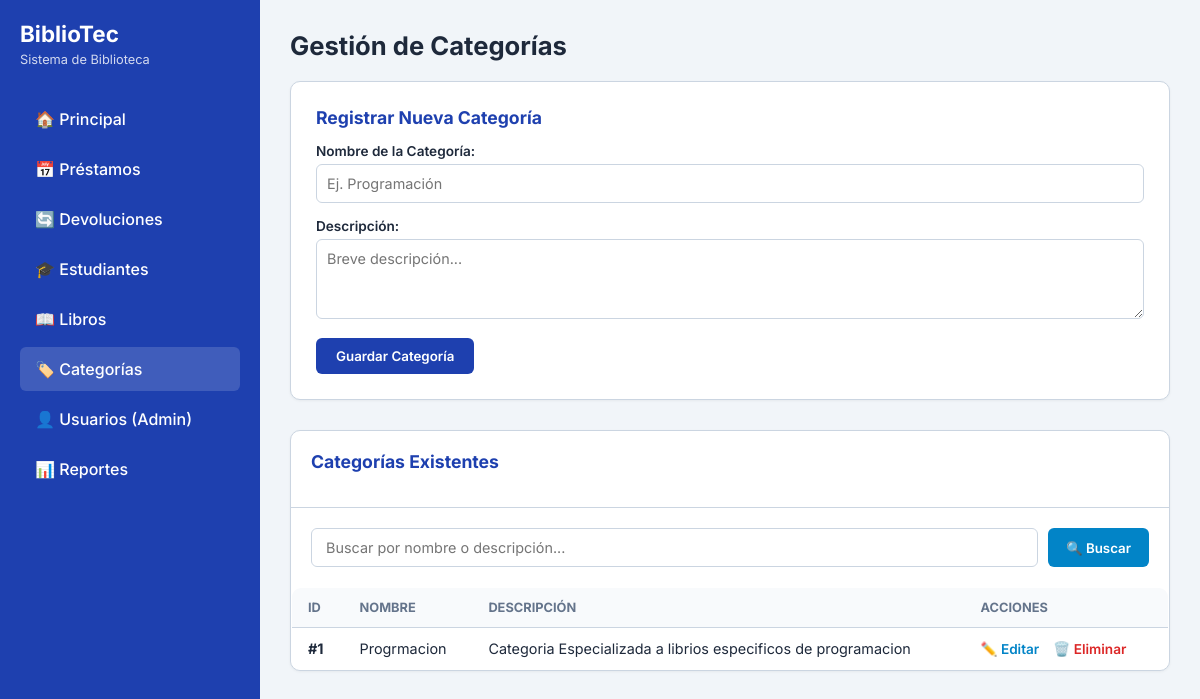
/Categorias.php (signed in), run on the app's committed database.
### tables this page shows
CREATE TABLE `categoria` (
  `id_categoria` int(11) NOT NULL,
  `nombre` varchar(50) NOT NULL,
  `descripcion` varchar(200) DEFAULT NULL
);

### Categorias.php (the view, shortened to what this page needs)
<?php
include 'conexion.php';
$editando = false;
$cat_edit = [
    'id_categoria' => '',
    'nombre' => '',
    'descripcion' => ''
];
$busqueda = trim($_GET['busqueda'] ?? '');
if (!empty($busqueda)) {
    $stmt = $pdo->prepare("SELECT * FROM categoria WHERE nombre LIKE :b1 OR descripcion LIKE :b2 ORDER BY id_categoria DESC");
    $stmt->execute([
        ':b1' => "%$busqueda%",
        ':b2' => "%$busqueda%"
    ]);
    $categorias = $stmt->fetchAll();
} else {
    $categorias = $pdo->query("SELECT * FROM categoria ORDER BY id_categoria DESC")->fetchAll();
}
?>
<!DOCTYPE html>
<html lang="es">
<head>
</head>
<body>
    <aside>
        <h2>BiblioTec</h2>
        <p>Sistema de Biblioteca</p>
        <nav>
            <a href="dashboard_admin.php">🏠 Principal</a>
            <a href="prestamos.php">📅 Préstamos</a>
            <a href="devoluciones.php">🔄 Devoluciones</a>
            <?php if (isset($_SESSION['rol']) && $_SESSION['rol'] === 'ADMIN'): ?>
                <a href="estudiantes.php">🎓 Estudiantes</a>
            <?php endif; ?>
            <a href="libros.php">📖 Libros</a>
            <a href="categorias.php" class="active">🏷️ Categorías</a>
            <?php if (isset($_SESSION['rol']) && $_SESSION['rol'] === 'ADMIN'): ?>
                <a href="usuarios.php">👤 Usuarios (Admin)</a>
            <?php endif; ?>
            <a href="reportes.php">📊 Reportes</a>
        </nav>
    </aside>
    <main>
        <h1>Gestión de Categorías</h1>
        <div class="card">
            <h3><?php echo $editando ? 'Editar Categoría' : 'Registrar Nueva Categoría'; ?></h3>
            <form action="categorias.php" method="POST">
                <div class="form-group">
                    <label>Nombre de la Categoría:</label>
                    <input type="text" name="nombre" required placeholder="Ej. Programación" value="<?php echo htmlspecialchars($cat_edit['nombre']); ?>">
                </div>
                <div class="form-group">
                    <label>Descripción:</label>
                    <textarea name="descripcion" placeholder="Breve descripción..."><?php echo htmlspecialchars($cat_edit['descripcion']); ?></textarea>
                </div>
                <button type="submit" class="btn"><?php echo $editando ? 'Actualizar Categoría' : 'Guardar Categoría'; ?></button>
            </form>
        </div>
        <div class="card" style="padding: 0; overflow: hidden;">
            <div style="padding: 20px; border-bottom: 1px solid var(--border-color);">
                <h3>Categorías Existentes</h3>
            </div>
            <div style="padding: 20px 20px 0 20px;">
                <form action="categorias.php" method="GET" class="search-bar">
                    <input type="text" name="busqueda" placeholder="Buscar por nombre o descripción..." value="<?php echo htmlspecialchars($busqueda); ?>">
                    <button type="submit" class="btn-search">🔍 Buscar</button>
                </form>
            </div>
            <table>
                <thead>
                    <tr>
                        <th>ID</th>
                        <th>Nombre</th>
                        <th>Descripción</th>
                        <th>Acciones</th>
                    </tr>
                </thead>
                <tbody>
                    <?php if (!empty($categorias)): ?>
                        <?php foreach ($categorias as $cat): ?>
                            <tr>
                                <td><strong>#<?php echo htmlspecialchars($cat['id_categoria']); ?></strong></td>
                                <td><?php echo htmlspecialchars($cat['nombre']); ?></td>
                                <td><?php echo htmlspecialchars($cat['descripcion']); ?></td>
                                <td>
                                    <a href="categorias.php?editar=<?php echo $cat['id_categoria']; ?>" class="action-link edit-link">✏️ Editar</a>
                                    <a href="categorias.php?eliminar=<?php echo $cat['id_categoria']; ?>" class="action-link delete-link" onclick="return confirm('¿Estás seguro de eliminar esta categoría?');">🗑️ Eliminar</a>
                                </td>
                            </tr>
                        <?php endforeach; ?>
                    <?php endif; ?>
                </tbody>
            </table>
        </div>
    </main>
</body>
</html>

### Categorias.php (style rules this page uses)
:root { --primary: #1e40af; --primary-dark: #1e3a8a; --bg-color: #f1f5f9; --card-bg: #ffffff; --text-main: #1e293b; --text-muted: #64748b; --border-color: #cbd5e1; }
* { box-sizing: border-box; margin: 0; padding: 0; font-family: 'Inter', sans-serif; }
body { background-color: var(--bg-color); color: var(--text-main); display: flex; min-height: 100vh; }
aside { width: 260px; background-color: var(--primary); color: white; display: flex; flex-direction: column; padding: 20px; }
aside h2 { font-size: 1.4rem; margin-bottom: 5px; }
aside p { font-size: 0.8rem; opacity: 0.8; margin-bottom: 30px; }
aside nav a { display: block; padding: 12px 15px; color: white; text-decoration: none; border-radius: 6px; font-weight: 500; margin-bottom: 6px; transition: background 0.2s; }
aside nav a:hover, aside nav a.active { background-color: rgba(255, 255, 255, 0.15); }
main { flex: 1; padding: 30px; overflow-y: auto; }
h1 { font-size: 1.6rem; font-weight: 700; margin-bottom: 20px; }
.card { background: var(--card-bg); padding: 25px; border-radius: 10px; border: 1px solid var(--border-color); box-shadow: 0 1px 3px rgba(0,0,0,0.05); margin-bottom: 30px; }
.card h3 { margin-bottom: 15px; font-size: 1.1rem; color: var(--primary); }
.form-group { margin-bottom: 15px; }
.form-group label { display: block; font-size: 0.85rem; font-weight: 600; margin-bottom: 5px; }
.form-group input, .form-group textarea { width: 100%; padding: 10px; border: 1px solid var(--border-color); border-radius: 6px; font-size: 0.9rem; }
.form-group textarea { resize: vertical; height: 80px; }
.btn { background-color: var(--primary); color: white; padding: 10px 20px; border: none; border-radius: 6px; font-weight: 600; cursor: pointer; transition: background 0.2s; }
.search-bar { display: flex; gap: 10px; margin-bottom: 20px; }
.search-bar input { flex: 1; padding: 10px 14px; border: 1px solid var(--border-color); border-radius: 6px; font-size: 0.9rem; }
.btn-search { background-color: #0284c7; color: white; padding: 10px 18px; border: none; border-radius: 6px; font-weight: 600; cursor: pointer; text-decoration: none; display: inline-flex; align-items: center; }
table { width: 100%; border-collapse: collapse; margin-top: 10px; text-align: left; background: var(--card-bg); border-radius: 10px; overflow: hidden; border: 1px solid var(--border-color); }
th, td { padding: 12px 16px; border-bottom: 1px solid var(--border-color); font-size: 0.9rem; }
th { background-color: #f8fafc; font-size: 0.8rem; text-transform: uppercase; color: var(--text-muted); }
.action-link { text-decoration: none; font-weight: 600; font-size: 0.85rem; margin-right: 10px; }
.edit-link { color: #0284c7; }
.delete-link { color: #dc2626; }

### data on the page
categoria: id_categoria "1", nombre "Progrmacion", descripcion "Categoria Especializada a librios especificos de programacion"
